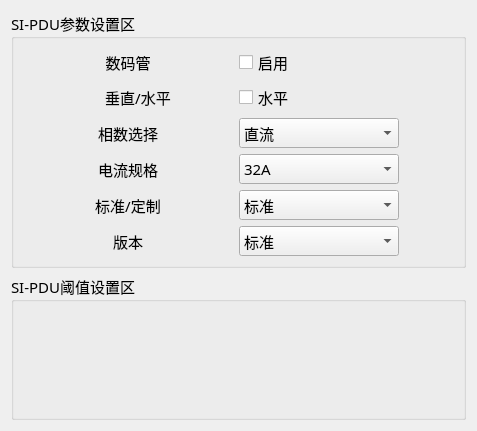
<?xml version="1.0" encoding="UTF-8"?>
<ui version="4.0">
 <class>Set_SiWid</class>
 <widget class="QWidget" name="Set_SiWid">
  <property name="geometry">
   <rect>
    <x>0</x>
    <y>0</y>
    <width>477</width>
    <height>431</height>
   </rect>
  </property>
  <property name="windowTitle">
   <string>Form</string>
  </property>
  <layout class="QGridLayout" name="gridLayout_2">
   <item row="0" column="0">
    <widget class="QGroupBox" name="groupBox_2">
     <property name="font">
      <font>
       <family>微软雅黑</family>
       <pointsize>11</pointsize>
      </font>
     </property>
     <property name="title">
      <string>SI-PDU参数设置区</string>
     </property>
     <layout class="QGridLayout" name="gridLayout">
      <item row="2" column="0">
       <widget class="QLabel" name="label_7">
        <property name="maximumSize">
         <size>
          <width>100</width>
          <height>16777215</height>
         </size>
        </property>
        <property name="text">
         <string>相数选择</string>
        </property>
        <property name="alignment">
         <set>Qt::AlignCenter</set>
        </property>
       </widget>
      </item>
      <item row="3" column="0">
       <widget class="QLabel" name="label_9">
        <property name="maximumSize">
         <size>
          <width>100</width>
          <height>16777215</height>
         </size>
        </property>
        <property name="text">
         <string>电流规格</string>
        </property>
        <property name="alignment">
         <set>Qt::AlignCenter</set>
        </property>
       </widget>
      </item>
      <item row="2" column="1">
       <widget class="QComboBox" name="lineBox">
        <property name="minimumSize">
         <size>
          <width>120</width>
          <height>30</height>
         </size>
        </property>
        <property name="maximumSize">
         <size>
          <width>160</width>
          <height>16777215</height>
         </size>
        </property>
        <item>
         <property name="text">
          <string>直流</string>
         </property>
        </item>
        <item>
         <property name="text">
          <string>交流-单\三相</string>
         </property>
        </item>
        <item>
         <property name="text">
          <string>交流-单相两路</string>
         </property>
        </item>
        <item>
         <property name="text">
          <string>一路</string>
         </property>
        </item>
       </widget>
      </item>
      <item row="0" column="1">
       <widget class="QCheckBox" name="ledCheck">
        <property name="text">
         <string>启用</string>
        </property>
       </widget>
      </item>
      <item row="4" column="0">
       <widget class="QLabel" name="label_8">
        <property name="maximumSize">
         <size>
          <width>100</width>
          <height>16777215</height>
         </size>
        </property>
        <property name="text">
         <string>标准/定制</string>
        </property>
        <property name="alignment">
         <set>Qt::AlignCenter</set>
        </property>
       </widget>
      </item>
      <item row="3" column="1">
       <widget class="QComboBox" name="curBox">
        <property name="minimumSize">
         <size>
          <width>120</width>
          <height>30</height>
         </size>
        </property>
        <property name="maximumSize">
         <size>
          <width>160</width>
          <height>16777215</height>
         </size>
        </property>
        <item>
         <property name="text">
          <string>32A</string>
         </property>
        </item>
        <item>
         <property name="text">
          <string>63A</string>
         </property>
        </item>
       </widget>
      </item>
      <item row="4" column="1">
       <widget class="QComboBox" name="sBox">
        <property name="minimumSize">
         <size>
          <width>120</width>
          <height>30</height>
         </size>
        </property>
        <property name="maximumSize">
         <size>
          <width>160</width>
          <height>16777215</height>
         </size>
        </property>
        <item>
         <property name="text">
          <string>标准</string>
         </property>
        </item>
        <item>
         <property name="text">
          <string>定制</string>
         </property>
        </item>
       </widget>
      </item>
      <item row="5" column="1">
       <widget class="QComboBox" name="sVer">
        <property name="minimumSize">
         <size>
          <width>120</width>
          <height>30</height>
         </size>
        </property>
        <property name="maximumSize">
         <size>
          <width>160</width>
          <height>16777215</height>
         </size>
        </property>
        <item>
         <property name="text">
          <string>标准</string>
         </property>
        </item>
        <item>
         <property name="text">
          <string>定制（腾讯）</string>
         </property>
        </item>
        <item>
         <property name="text">
          <string>液晶科华黑底白字</string>
         </property>
        </item>
        <item>
         <property name="text">
          <string>液晶集团两路定制</string>
         </property>
        </item>
        <item>
         <property name="text">
          <string/>
         </property>
        </item>
       </widget>
      </item>
      <item row="0" column="0">
       <widget class="QLabel" name="label_10">
        <property name="maximumSize">
         <size>
          <width>100</width>
          <height>16777215</height>
         </size>
        </property>
        <property name="text">
         <string>数码管</string>
        </property>
        <property name="alignment">
         <set>Qt::AlignCenter</set>
        </property>
       </widget>
      </item>
      <item row="5" column="0">
       <widget class="QLabel" name="label_11">
        <property name="maximumSize">
         <size>
          <width>100</width>
          <height>16777215</height>
         </size>
        </property>
        <property name="text">
         <string>版本</string>
        </property>
        <property name="alignment">
         <set>Qt::AlignCenter</set>
        </property>
       </widget>
      </item>
      <item row="1" column="0">
       <widget class="QLabel" name="label">
        <property name="text">
         <string>       垂直/水平</string>
        </property>
       </widget>
      </item>
      <item row="1" column="1">
       <widget class="QCheckBox" name="HorizontalCheck">
        <property name="text">
         <string>水平</string>
        </property>
       </widget>
      </item>
     </layout>
    </widget>
   </item>
   <item row="1" column="0">
    <widget class="QGroupBox" name="groupBox">
     <property name="minimumSize">
      <size>
       <width>420</width>
       <height>0</height>
      </size>
     </property>
     <property name="font">
      <font>
       <family>微软雅黑</family>
       <pointsize>11</pointsize>
      </font>
     </property>
     <property name="title">
      <string>SI-PDU阈值设置区</string>
     </property>
    </widget>
   </item>
  </layout>
 </widget>
 <resources/>
 <connections/>
</ui>
